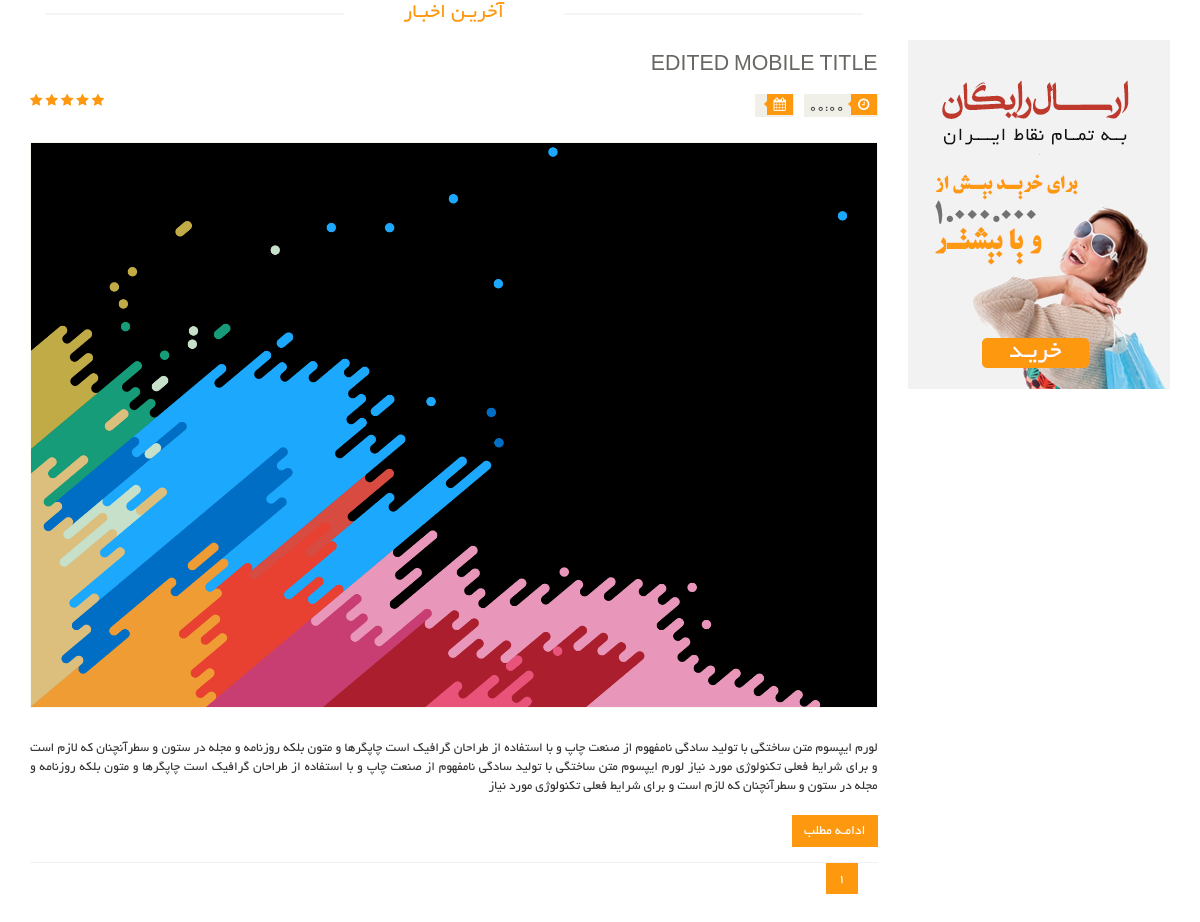
The app's page /articles/ with its own data.
### article_module/models.py (models this page shows, shortened)
class Article(models.Model):
    title = models.CharField(max_length=300, verbose_name='عنوان مقاله')
    slug = models.SlugField(max_length=400, db_index=True, allow_unicode=True, verbose_name='عنوان در url')
    image = models.ImageField(upload_to='images/articles', verbose_name='تصویر مقاله')
    short_description = models.TextField(verbose_name='توضیحات کوتاه')
    text = models.TextField(verbose_name='متن مقاله')
    is_active = models.BooleanField(default=True, verbose_name='فعال / غیرفعال')
    selected_categories = models.ManyToManyField(ArticleCategory, verbose_name='دسته بندی ها')
    author = models.ForeignKey(User, on_delete=models.CASCADE, verbose_name='نویسنده', null=True, editable=False)
    create_date = models.DateTimeField(auto_now_add=True, editable=False, verbose_name='تاریخ ثبت')
    def get_jalali_create_time(self):
        return self.create_date.strftime('%H:%M')
    class Meta:
        verbose_name = 'مقاله'
        verbose_name_plural = 'مقالات'

### article_module/views.py (the view)
# urls.py: path('articles/', views.ArticlesListView.as_view(), name='admin_articles'),
class ArticlesListView(ListView):
    model = Article
    paginate_by = 4
    template_name = 'article_module/articles_page.html'
    def get_context_data(self, *args, **kwargs):
        context = super(ArticlesListView, self).get_context_data(*args, **kwargs)
        return context
    def get_queryset(self):
        query = super(ArticlesListView, self).get_queryset()
        query = query.filter(is_active=True)
        category_name = self.kwargs.get('category')
        if category_name is not None:
            query = query.filter(selected_categories__url_title__iexact=category_name)
        return query

### polls/templatetags/poll_extras.py (called while the page is built)
@register.filter(name='show_jalali_date')
def show_jalali_date(value):
    return date2jalali(value)

### article_module/templates/article_module/articles_page.html (shortened to what this page needs)
{% extends 'shared/_layout.html' %}
{% load poll_extras %}
{% load thumbnail %}
{% load render_partial %}
{% block content %}
    <section>
        <div class="container">
            <div class="row">
                <div class="col-sm-9">
                    <div class="blog-post-area">
                        <h2 class="title text-center">آخریـن اخبـار</h2>
                        {% for article in object_list %}
                            <div class="single-blog-post">
                                <h3>{{ article.title }}</h3>
                                <div class="post-meta">
                                    <ul>
                                        <li><i class="fa fa-clock-o"></i>{{ article.get_jalali_create_time }}</li>
                                        <li><i class="fa fa-calendar"></i>{{ article.create_date | show_jalali_date }}
                                        </li>
                                    </ul>
                                    <span>
										<i class="fa fa-star"></i>
										<i class="fa fa-star"></i>
										<i class="fa fa-star"></i>
										<i class="fa fa-star"></i>
										<i class="fa fa-star-half-o"></i>
								</span>
                                </div>
                                <a href="">
                                    {% thumbnail article.image "862x398" quality=95 crop='center' as im %}
                                        <img src="{{ im.url }}">
                                    {% endthumbnail %}
                                </a>
                                <p>
                                    {{ article.short_description }}
                                </p>
                                <a class="btn btn-primary" href="{% url 'articles_detail' pk=article.id %}">ادامـه
                                    مطلب</a>
                            </div>
                        {% endfor %}
                        <ul class="pagination">
                            {% for pageNumber in paginator.page_range %}
                                <li class="{% if page_obj.number == pageNumber %} active {% endif %}">
                                    <a href="?page={{ pageNumber }}">{{ pageNumber }}</a>
                                </li>
                            {% endfor %}
                        </ul>
                    </div>
                </div>
                <div class="col-sm-3">
                    <div class="left-sidebar">
                        <div class="shipping text-center">
                            <img src="/static/images/home/shipping.jpg" alt="">
                        </div>
                    </div>
                </div>
            </div>
        </div>
    </section>
{% endblock %}

### static/css/main.css (style rules this page uses)
body { font-family: 'BYekan'; font-size: 10pt; position: relative; font-weight: normal; direction: rtl; }
ul li { list-style: none; }
a { -webkit-transition: 300ms; -moz-transition: 300ms; -o-transition: 300ms; transition: 300ms; }
h1, h2, h3, h4, h5, h6 { font-family: 'BYekan', sans-serif; }
.left-sidebar h2:after, h2.title:after { content: " "; position: absolute; border: 1px solid #f5f5f5; bottom: 8px; right: 0; width: 100%; height: 0; z-index: -2; }
h2.title:before { content: " "; position: absolute; background: #fff; bottom: -6px; width: 220px; height: 30px; z-index: -1; right: 50%; margin-right: -110px; }
.shipping { background-color: #F2F2F2; margin-top: 40px; overflow: hidden; padding-top: 20px; position: relative; }
h2.title { color: #FE980F; font-family: 'BYekan', sans-serif; font-size: 16pt; font-weight: 400; margin: 0 15px; text-transform: uppercase; margin-bottom: 30px; position: relative; }
.pagination { display: inline-block; margin-bottom: 25px; margin-top: 0; padding-right: 15px; }
.pagination li:first-child a, .pagination li:first-child span { border-bottom-left-radius: 0; border-top-left-radius: 0; margin-left: 0; }
.pagination li:last-child a, .pagination li:last-child span { border-bottom-right-radius: 0; border-top-right-radius: 0; }
.pagination .active a, .pagination .active span, .pagination .active a:hover, .pagination .active span:hover, .pagination .active a:focus, .pagination .active span:focus { background-color: #FE980F; border-color: #FE980F; color: #FFFFFF; cursor: default; z-index: 2; }
.pagination li a, .pagination li span { background-color: #f0f0e9; border: 0; float: left; line-height: 1.42857; margin-left: -1px; padding: 6px 12px; position: relative; text-decoration: none; margin-right: 5px; color: #000; }
.single-blog-post { border-bottom: 1px solid #f2f2f2; padding-bottom: 15px; }
.blog-post-area .single-blog-post h3 { color: #696763; font-size: 16pt; font-family: 'BYekan', sans-serif; text-transform: uppercase; font-weight: 500; margin-bottom: 17px; }
.blog-post-area .single-blog-post a img { border: 1px solid #F7F7F0; width: 100%; margin-bottom: 30px }
.blog-post-area .single-blog-post p { color: #363432; text-align: justify; }
.blog-post-area .post-meta { display: block; margin-bottom: 25px; overflow: hidden; }
.blog-post-area .post-meta ul { padding: 0; display: inline; }
.blog-post-area .post-meta ul li { background: #F0F0E9; float: right; margin-left: 10px; padding: 0 5px; font-size: 10pt; color: #393b3b; position: relative; }
.blog-post-area .post-meta ul li i { background: #FE980F; color: #FFFFFF; margin-right: -4px; margin-left: 7px; padding: 4px 7px; }
.sinlge-post-meta li i:after, .blog-post-area .post-meta ul li i:after { content: ""; position: absolute; width: auto; height: auto; border-color: transparent #FE980F transparent transparent; border-width: 4px; border-style: solid; top: 6px; right: 26px; }
.post-meta span { float: left; }
.post-meta span i { color: #FE980F; }
.blog-post-area .single-blog-post .btn-primary { background: #FE980F; border: medium none; border-radius: 0; color: #FFFFFF; margin-top: 10px; }
.btn.btn-primary { background: #FE980F; border: 0 none; border-radius: 0; margin-top: 16px; }

### static/css/custom.css (style rules this page uses)
ul { padding-right: 0; }

### records on screen
Article: title "EDITED MOBILE TITLE", get_jalali_create_time "00:00", short_description "لورم ایپسوم متن ساختگی با تولید سادگی نامفهوم از صنعت چاپ و با استفاده از طراحان گرافیک است چاپگرها و متون بلکه روزنامه و مجله در ستون و سطرآنچنان که لازم است و برای شرایط فعلی تکنولوژی مورد نیاز لورم ایپسوم متن ساختگی با تولید سادگی نامفهوم از صنعت چاپ و با استفاده از طراحان گرافیک است چاپگرها و متون بلکه روزنامه و مجله در ستون و سطرآنچنان که لازم است و برای شرایط فعلی تکنولوژی مورد نیاز"

### other values on screen
{{ pageNumber }} "1"
